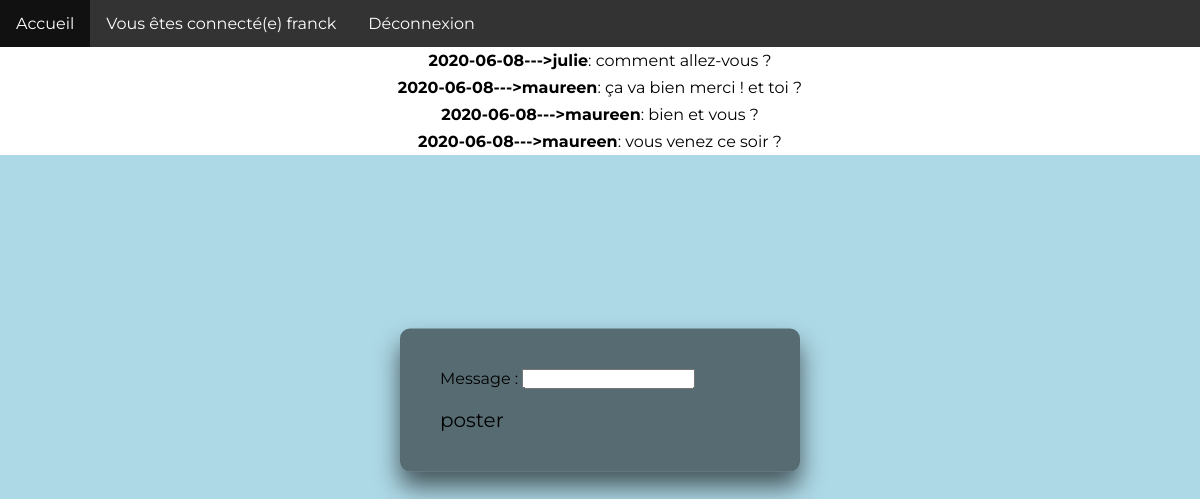
The page /discussion.php (signed in) on the database its author committed.
### tables this page shows
CREATE TABLE IF NOT EXISTS `messages` (
  `id` int(11) NOT NULL AUTO_INCREMENT,
  `message` varchar(140) NOT NULL,
  `id_utilisateur` int(11) NOT NULL,
  `date` date NOT NULL,
  PRIMARY KEY (`id`)
);

CREATE TABLE IF NOT EXISTS `utilisateurs` (
  `id` int(11) NOT NULL AUTO_INCREMENT,
  `login` varchar(255) NOT NULL,
  `password` varchar(255) NOT NULL,
  PRIMARY KEY (`id`)
);

### discussion.php (the view, shortened to what this page needs)
<!DOCTYPE html>
<html>
    <head>
        <link rel="stylesheet" href="discussion.css">
    </head>
    <header>
      <?php
      if(isset($_SESSION['login'])){
        echo '<ul><li> <a href="index.php">Accueil</a></li>'.'<li><a href="profil.php">   Vous êtes connecté(e)     '.$_SESSION['login'].'</a></li>'.'<li><a href="profil.php?deconnexion">
            Déconnexion </a></li></ul>' ;
      }
      else { ?>
      <?php  }?>
    </header>
    <body>
      <div class="login-box">
    <form action="discussion.php" method="post">
        <label for="message">Message</label> :  <input type="text" name="message"><br />
<br/>
<div class="sub-message">
  <input type="submit" value="poster" name="poster" />
</div>
    </form>
  </div>
    <?php
  if(isset($_SESSION['login'])){
  try
  {
  	$bdd = new PDO('mysql:host=localhost;dbname=discussion;charset=utf8', 'root', '');
  }
  catch(Exception $e)
  {
          die('Erreur : '.$e->getMessage());
  }
$reponse = $bdd->query(' SELECT message, id_utilisateur, date, login FROM messages inner join utilisateurs on utilisateurs.id = messages.id_utilisateur
    ORDER BY date DESC ');
while ($donnees = $reponse->fetch())
{
  echo '<p><strong><div class="chat">'.htmlspecialchars($donnees['date']).'--->' .htmlspecialchars($donnees['login']) . '</strong> : ' . htmlspecialchars($donnees['message']) .'</div></p>';
}
}
else {
  echo "<h4>vous n'êtes pas connecté</h4> <br />";
  echo "<a href=inscription.php>vous inscrire </a> ou <a href=connexion.php>vous connecter </a> ou <a href=index.php>
    retourner à l'accueil</a> ";
  exit;
}
?>
    </body>
</html>

### discussion.css (style rules this page uses)
* { margin:0; padding: 0; font-family: 'Montserrat', sans-serif; }
body { background-color: lightblue; background-image: url("https://images.pexels.com/photos/370799/pexels-photo-370799.jpeg?cs=srgb&dl=arriere-plan-art-bleu-bleu-clair-370799.jpg&fm=jpg"); background-repeat: no-repeat; background-size: cover; }
ul { list-style-type: none; margin: 0; padding: 0; overflow: hidden; background-color: #333; }
li { float: left; }
li a { display: block; color: white; text-align: center; padding: 14px 16px; text-decoration: none; }
.login-box { position: absolute; top: 50%; left: 50%; width: 400px; padding: 40px; transform: translate(-50%, -50%); background: rgba(0,0,0,.5); box-sizing: border-box; box-shadow: 0 15px 25px rgba(0,0,0,.6); border-radius: 10px; }
input[type="submit"] { border:0; background: none; font-size: 20px; }
.chat { background-color: white; display: flex; justify-content: center; color:black; padding: 4px; }

### rows shown on the page
messages: id_utilisateur.login "julie", message "comment allez-vous ?"
messages: id_utilisateur.login "maureen", message "ça va bien merci ! et toi ?"
messages: id_utilisateur.login "maureen", message "bien et vous ?"
messages: id_utilisateur.login "maureen", message "vous venez ce soir ?"

### other values the page prints
$_SESSION['login'] "franck"
